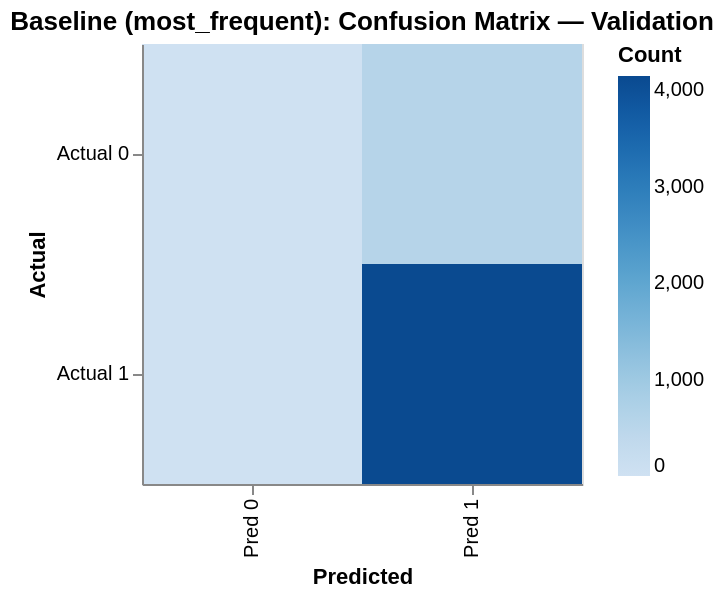

Notebook cell for this chart:
### Markdown cell above
### A.2 Selection of Performance Metrics

> Provide some explanations on why you believe the performance metrics you chose is appropriate

### Code cell
# A.2 Performance Metrics — compute and display
# Metrics: Accuracy, Precision, Recall, F1, ROC-AUC, PR-AUC
# Variables come from A.1 cell:
#   clf_mf, clf_strat
#   y_train_s, y_val_s, y_test_s
#   y_train_pred_mf, y_val_pred_mf, y_test_pred_mf
#   y_val_pred_strat, y_test_pred_strat
#   y_train_proba_mf, y_val_proba_mf, y_test_proba_mf
#   y_val_proba_strat, y_test_proba_strat

from sklearn.metrics import (
    accuracy_score, precision_score, recall_score, f1_score,
    roc_auc_score, average_precision_score,
    balanced_accuracy_score, confusion_matrix
)
import pandas as pd
import numpy as np
import altair as alt

# ── Reusable evaluation helper ────────────────────────────────────────────────
def eval_binary(y_true, y_pred, y_proba=None, label="model", split="val"):
    y_true = pd.Series(y_true).reset_index(drop=True)
    y_pred = pd.Series(y_pred).reset_index(drop=True)
    has_both = y_true.nunique() == 2
    out = {
        "model":             label,
        "split":             split,
        "accuracy":          round(accuracy_score(y_true, y_pred), 4),
        "balanced_accuracy": round(balanced_accuracy_score(y_true, y_pred), 4),
        "precision":         round(precision_score(y_true, y_pred, zero_division=0), 4),
        "recall":            round(recall_score(y_true, y_pred, zero_division=0), 4),
        "f1":                round(f1_score(y_true, y_pred, zero_division=0), 4),
        "roc_auc":           np.nan,
        "pr_auc":            np.nan,
    }
    if y_proba is not None and has_both:
        out["roc_auc"] = round(roc_auc_score(y_true, y_proba), 4)
        out["pr_auc"]  = round(average_precision_score(y_true, y_proba), 4)
    return out

# ── Compute metrics across all splits for both baselines ─────────────────────
rows = []

# most_frequent baseline — train / val / test
rows.append(eval_binary(y_train_s, y_train_pred_mf, y_train_proba_mf, "most_frequent", "train"))
rows.append(eval_binary(y_val_s,   y_val_pred_mf,   y_val_proba_mf,   "most_frequent", "val"))
rows.append(eval_binary(y_test_s,  y_test_pred_mf,  y_test_proba_mf,  "most_frequent", "test"))

# stratified baseline — val / test only (same training set so train metrics identical)
rows.append(eval_binary(y_val_s,   y_val_pred_strat,  y_val_proba_strat,  "stratified", "val"))
rows.append(eval_binary(y_test_s,  y_test_pred_strat, y_test_proba_strat, "stratified", "test"))

metrics_df = pd.DataFrame(rows).sort_values(["split", "model"]).reset_index(drop=True)

print("=== Baseline Metrics (all splits) ===")
display(metrics_df)

# ── Confusion matrix helper ───────────────────────────────────────────────────
def show_cm(y_true, y_pred, title):
    y_true = pd.Series(y_true).reset_index(drop=True)
    y_pred = pd.Series(y_pred).reset_index(drop=True)
    cm = confusion_matrix(y_true, y_pred)
    tn, fp, fn, tp = cm.ravel()
    tpr = tp / (tp + fn) if (tp + fn) else np.nan
    fpr = fp / (fp + tn) if (fp + tn) else np.nan
    ppv = tp / (tp + fp) if (tp + fp) else np.nan
    df  = pd.DataFrame(cm,
                       index=["Actual 0", "Actual 1"],
                       columns=["Pred 0",  "Pred 1"])
    print(f"\nConfusion matrix {title}:")
    display(df)
    print(f"  Recall(TPR)={tpr:.4f}  FPR={fpr:.4f}  Precision={ppv:.4f}")
    return cm

cm_val  = show_cm(y_val_s,  y_val_pred_mf,  "(VAL  — most_frequent)")
cm_test = show_cm(y_test_s, y_test_pred_mf, "(TEST — most_frequent)")

# ── Altair heatmap for VAL confusion matrix ───────────────────────────────────
cm_long = (
    pd.DataFrame(cm_val,
                 index=["Actual 0", "Actual 1"],
                 columns=["Pred 0", "Pred 1"])
    .reset_index()
    .melt(id_vars="index", var_name="Predicted", value_name="Count")
    .rename(columns={"index": "Actual"})
)

heatmap = (
    alt.Chart(cm_long)
    .mark_rect()
    .encode(
        x=alt.X("Predicted:N"),
        y=alt.Y("Actual:N"),
        color=alt.Color("Count:Q", scale=alt.Scale(scheme="blues")),
        tooltip=["Actual:N", "Predicted:N", "Count:Q"],
    )
    .properties(title="Baseline (most_frequent): Confusion Matrix — Validation",
                width=220, height=220)
)
display(heatmap)

# ── Threshold sweep on VAL (most_frequent probabilities) ─────────────────────
# DummyClassifier(most_frequent) outputs constant probabilities, so the sweep
# is informative as a sanity check showing where the threshold would flip.
print("\nThreshold sweep (VAL — most_frequent probabilities):")
thresholds = np.linspace(0.05, 0.95, 19)
thr_rows = []
for t in thresholds:
    pred_t = (np.array(y_val_proba_mf) >= t).astype(int)
    thr_rows.append({
        "threshold": round(float(t), 2),
        "precision": round(precision_score(y_val_s, pred_t, zero_division=0), 4),
        "recall":    round(recall_score(y_val_s,    pred_t, zero_division=0), 4),
        "f1":        round(f1_score(y_val_s,         pred_t, zero_division=0), 4),
    })
thr_df = pd.DataFrame(thr_rows)
display(thr_df)
best_thr = thr_df.sort_values("f1", ascending=False).head(1)
print("Best threshold on VAL by F1:")
display(best_thr)

### Figure 1 — Vega-Lite specification as saved in the notebook (floating-point values rounded to 4 significant figures)
{"config": {"view": {"continuousWidth": 300, "continuousHeight": 300}}, "data": {"name": "data-82628c31f23e31efcbfd72350cbe3261"}, "mark": {"type": "rect"}, "encoding": {"color": {"field": "Count", "scale": {"scheme": "blues"}, "type": "quantitative"}, "tooltip": [{"field": "Actual", "type": "nominal"}, {"field": "Predicted", "type": "nominal"}, {"field": "Count", "type": "quantitative"}], "x": {"field": "Predicted", "type": "nominal"}, "y": {"field": "Actual", "type": "nominal"}}, "height": 220, "title": "Baseline (most_frequent): Confusion Matrix — Validation", "width": 220, "$schema": "https://vega.github.io/schema/vega-lite/v5.20.1.json", "datasets": {"data-82628c31f23e31efcbfd72350cbe3261": [{"Actual": "Actual 0", "Predicted": "Pred 0", "Count": 0}, {"Actual": "Actual 1", "Predicted": "Pred 0", "Count": 0}, {"Actual": "Actual 0", "Predicted": "Pred 1", "Count": 571}, {"Actual": "Actual 1", "Predicted": "Pred 1", "Count": 4149}]}}
